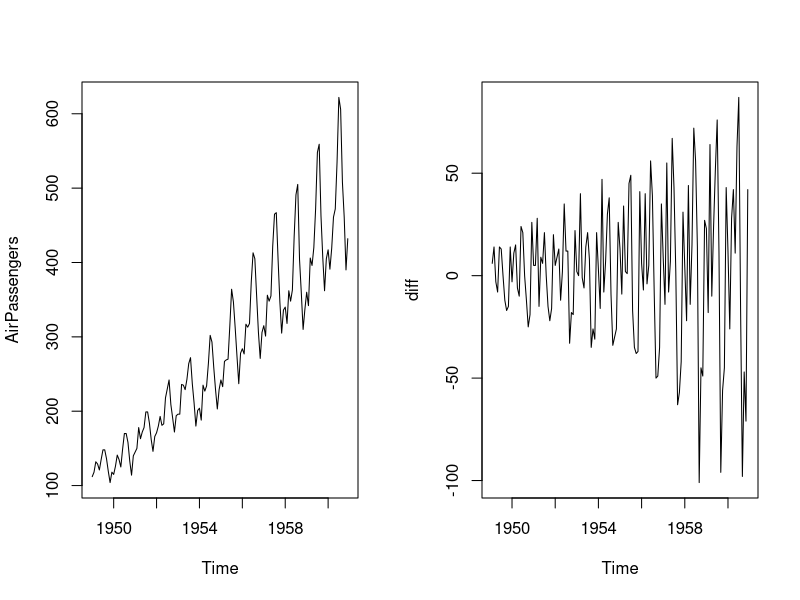
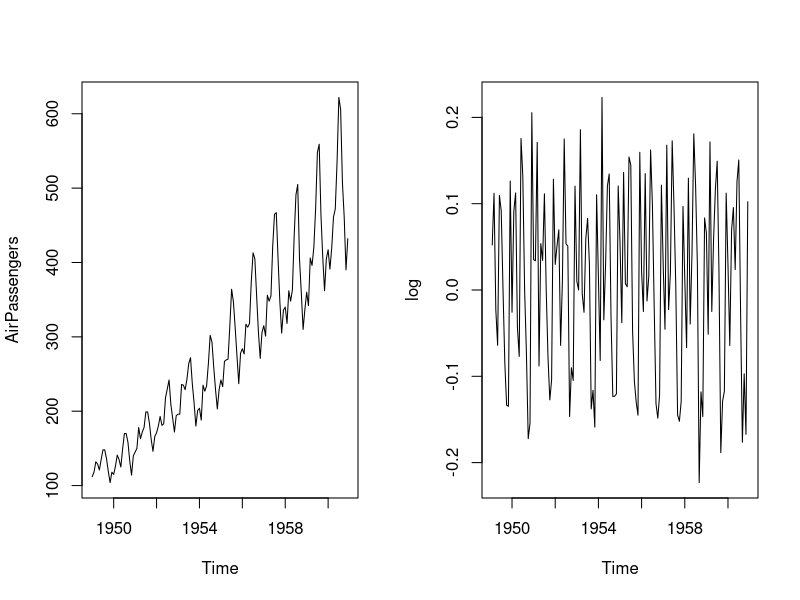
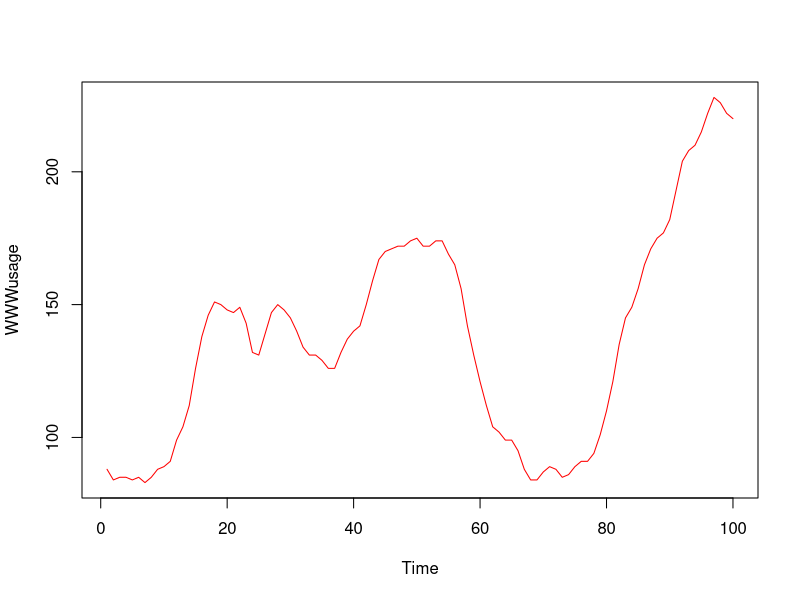
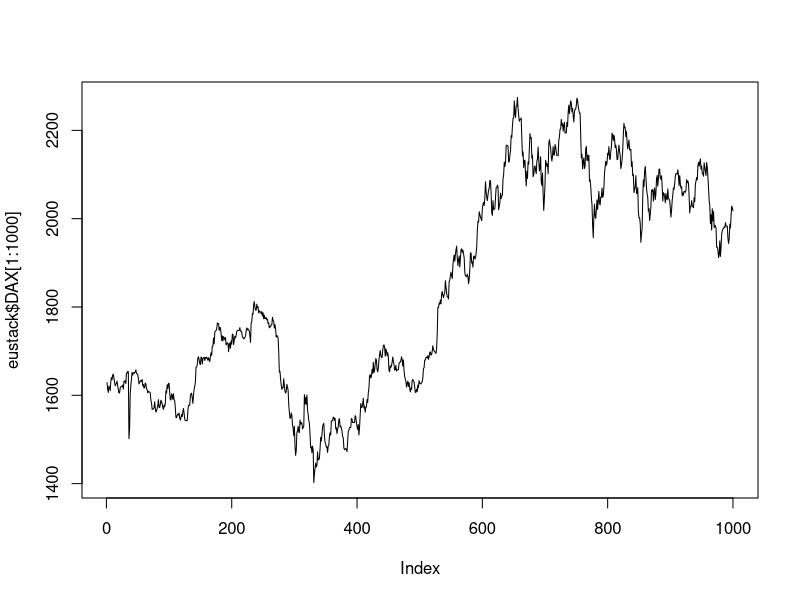
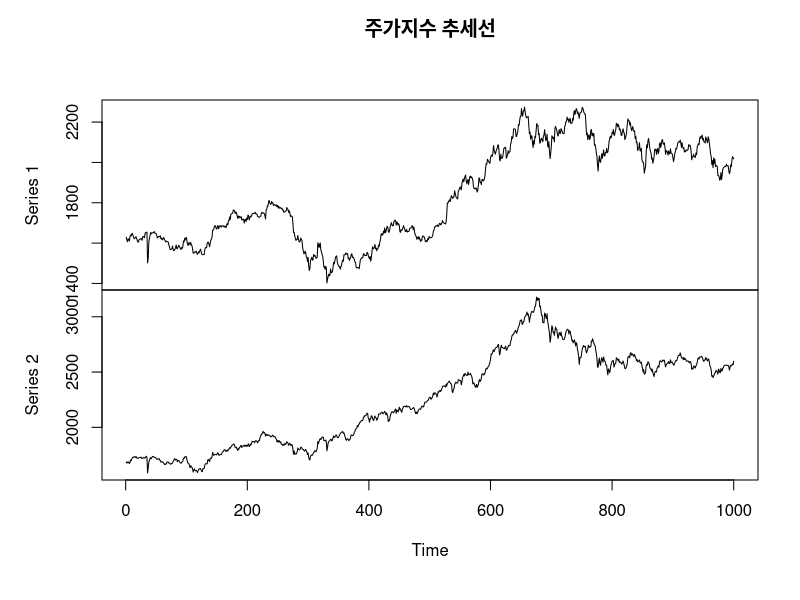
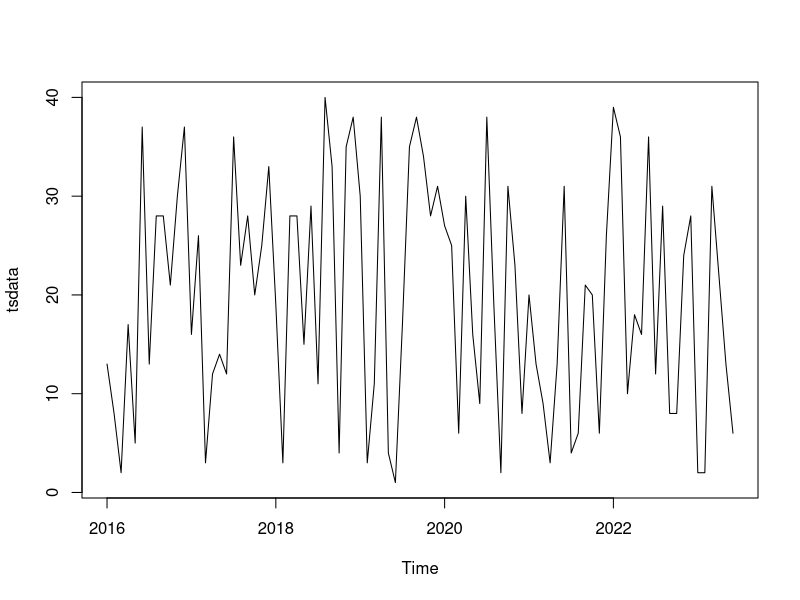
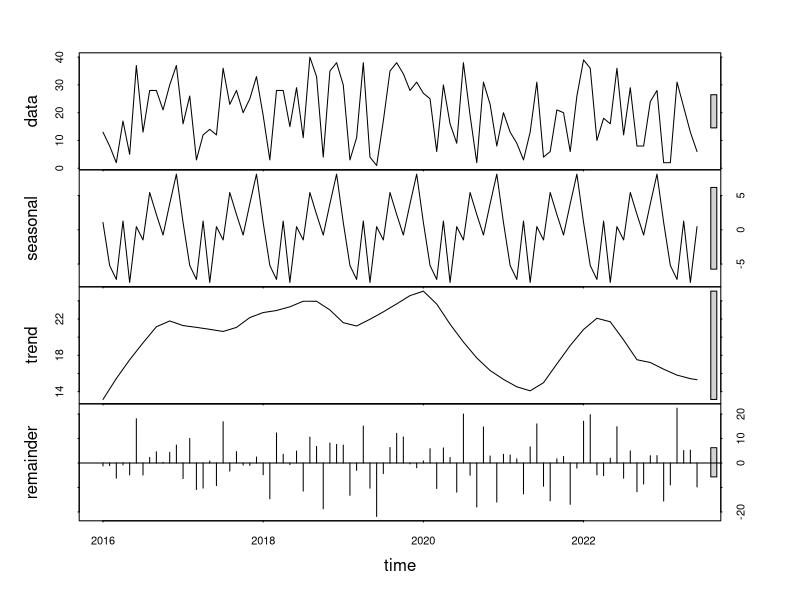
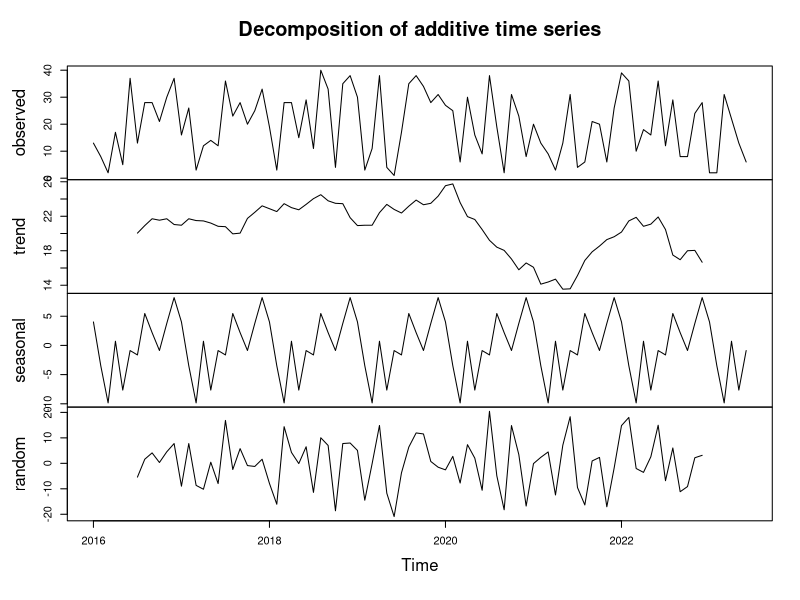

These charts were generated, in order, by the following R code:
#평균과 분산이 일정하지 - >일정
# 1 데이터 셋 가져오기
data("AirPassengers")

# 2 차분적용 - 평균을 정상화
par(mfrow=c(1,2))
ts.plot(AirPassengers)
#plot(AirPassengers)
diff<- diff(AirPassengers)
plot(diff)
summary(AirPassengers)
head(AirPassengers)
summary(diff)
head(diff)

#3 로그적용
ts.plot(AirPassengers)
log<- diff(log(AirPassengers))
plot(log)


# 데이터셋 -> 차분(평균정상화) if 기울기가 있다 ->분산을 정상화(log)

# 추세선 또는 추세형태의 시계열.. 
# 추세 -> 일정한 방향으로 나가는경향.....  주식시장, 판매예측
# 평균, 분산
# 1. 데이터셋 확보
data("WWWusage")  # 사용시간을 분단위로 측정
str(WWWusage)
length(WWWusage)
WWWusage[1:10]
par(mfrow=c(1,1))
plot(WWWusage,type='l',col='red')

# 다중 시계열로 시각화
data("EuStockMarkets")
head(EuStockMarkets)
str(EuStockMarkets)
EuStockMarkets[,'DAX']
eustack<-data.frame(EuStockMarkets)
head(eustack)
plot(eustack$DAX[1:1000],type='l')
colnames(eustack)
# data frame에서 원하는 컬럼들의 정보를 출력?

plot.ts(cbind ( eustack$DAX[1:1000],eustack$SMI[1:1000] ),
     type='l',main='주가지수 추세선')

# 시계열 요소분해
# 36
data<-sample(40,90,36)

#시계열 자료 생성
tsdata<-ts(data,start = c(2016,1),frequency = 12)
tsdata

# 추세선 확인 : 시계열 데이터를  시각화화
ts.plot(tsdata)

# 분해
plot(stl(tsdata,"periodic"))
 
# 변동요인 제거
m<-decompose(tsdata)
plot(m)

# 불규칙 요인제거
plot(tsdata-m$trend)
plot(tsdata-m$trend - m$seasonal)
